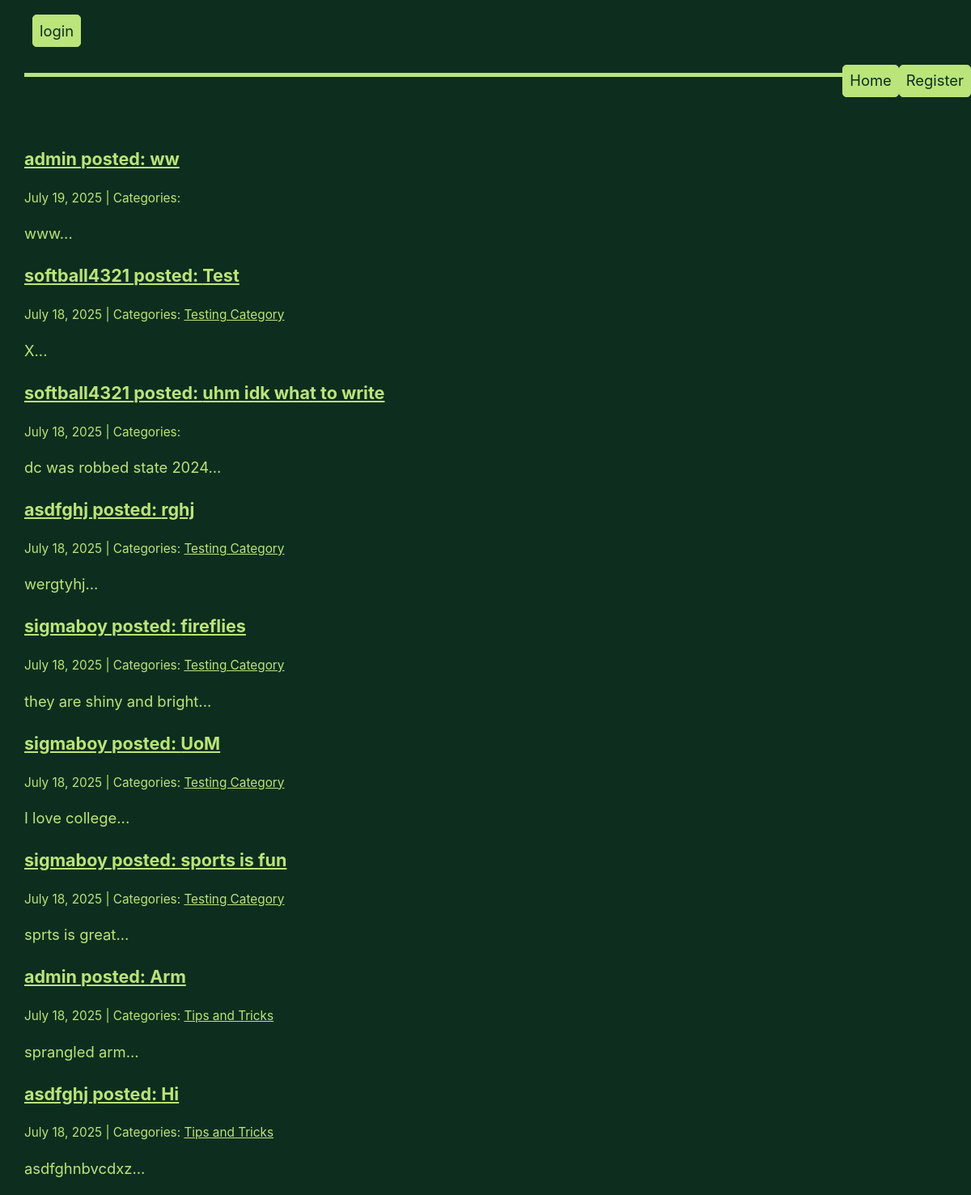
The app's page /, older data.
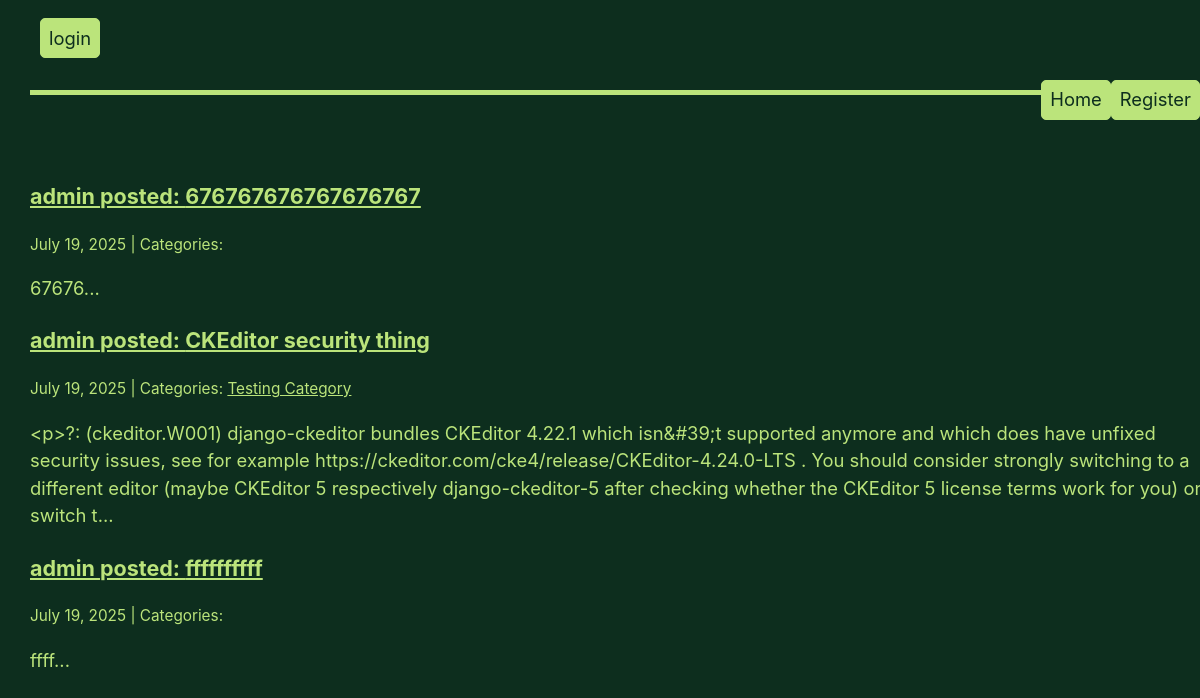
The same page, newer data.
### app/models.py (models this page shows, shortened)
class Post(models.Model):
    author = models.CharField(max_length=100, default='admin')
    title = models.CharField(max_length=255)
    image = models.ImageField(null=True, upload_to="media/")
    body = models.TextField(default="")
    created_on = models.DateTimeField(auto_now_add=True)
    last_modified = models.DateTimeField(auto_now=True)
    categories = models.ManyToManyField("Category", related_name="posts")
    is_private = models.BooleanField(default=False)

class Category(models.Model):
    name = models.CharField(max_length=30)
    class Meta:
        verbose_name_plural = "categories"

### app/views.py (the view)
# urls.py: path('', views.index, name='index'),
def index(request):
    posts = Post.objects.all().order_by("-created_on")
    context = {
        "posts": posts,
    }
    return render(request, "app/index.html", context)

### app/templates/app/index.html (shortened to what this page needs)
{% extends "base.html" %}
{% block page_content %}
    {% block posts %}
        {% for post in posts %}
        <div class="post">
            <h3><a href="{% url 'post_detail' post.pk %}">{{ post.author }} posted: {{ post.title }}</a></h3>
            <small>
                {{ post.created_on.date }} | Categories:
                {% for category in post.categories.all %}
                    <a href="{% url 'category' category.name %}">
                        {{ category.name }}
                    </a>
                {% endfor %}
            </small>
            <p>{{ post.body | slice:":400" }}...</p>
          </div>
        {% endfor %}
    {% endblock posts %}
{% endblock page_content %}

Row changes from the older to the newer data that the page shows:
removed Post: author "admin", title "ww", created_on "July 19, 2025", body "www"
removed Post: author "softball4321", title "Test", created_on "July 18, 2025", body "X", Category (name "Testing Category")
removed Post: author "softball4321", title "uhm idk what to write", created_on "July 18, 2025", body "dc was robbed state 2024"
removed Post: author "asdfghj", title "rghj", created_on "July 18, 2025", body "wergtyhj", Category (name "Testing Category")
removed Post: author "sigmaboy", title "fireflies", created_on "July 18, 2025", body "they are shiny and bright", Category (name "Testing Category")
removed Post: author "sigmaboy", title "UoM", created_on "July 18, 2025", body "I love college", Category (name "Testing Category")
removed Post: author "sigmaboy", title "sports is fun", created_on "July 18, 2025", body "sprts is great", Category (name "Testing Category")
removed Post: author "admin", title "Arm", created_on "July 18, 2025", body "sprangled arm"
no longer on this page (row unchanged): Category: name "Tips and Tricks"
removed Post: author "asdfghj", title "Hi", created_on "July 18, 2025", body "asdfghnbvcdxz"
added Post: author "admin", title "676767676767676767", created_on "July 19, 2025", body "67676"
added Post: author "admin", title "CKEditor security thing", created_on "July 19, 2025", body "<p>?: (ckeditor.W001) django-ckeditor bundles CKEditor 4.22.1 which isn&#39;t supported anymore and which does have unfixed security issues, see for example https://ckeditor.com/cke4/release/CKEditor-4.24.0-LTS . You should consider strongly switching to a different editor (maybe CKEditor 5 respectively django-ckeditor-5 after checking whether the CKEditor 5 license terms work for you) or switch t", Category (name "Testing Category")
added Post: author "admin", title "ffffffffff", created_on "July 19, 2025", body "ffff"
